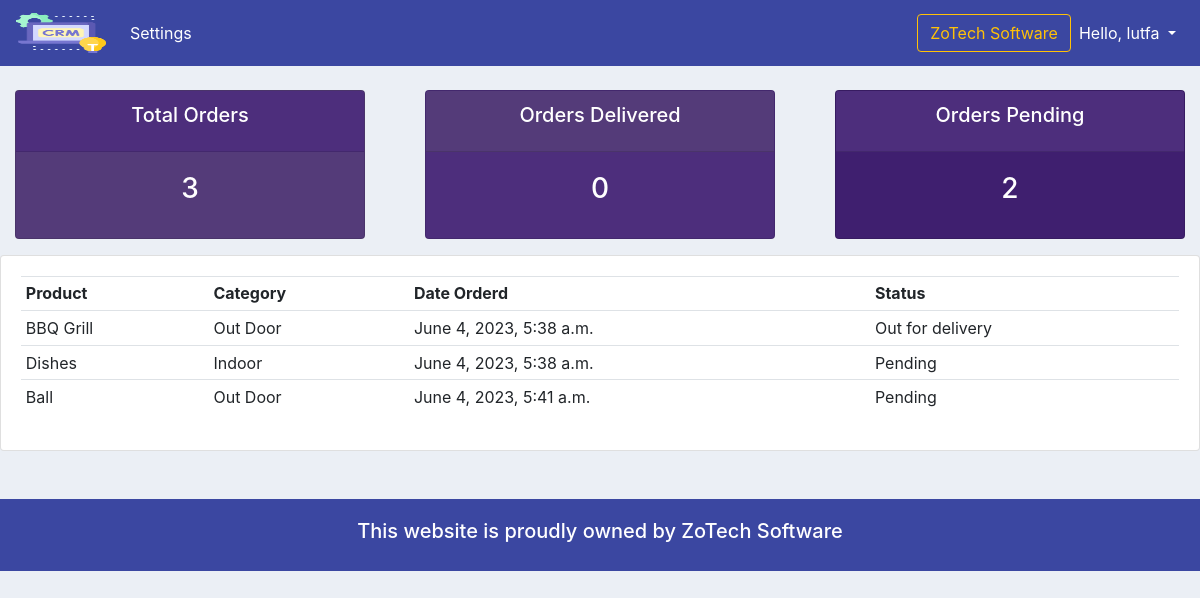
The page /user/ (signed in) on the database as committed earlier.
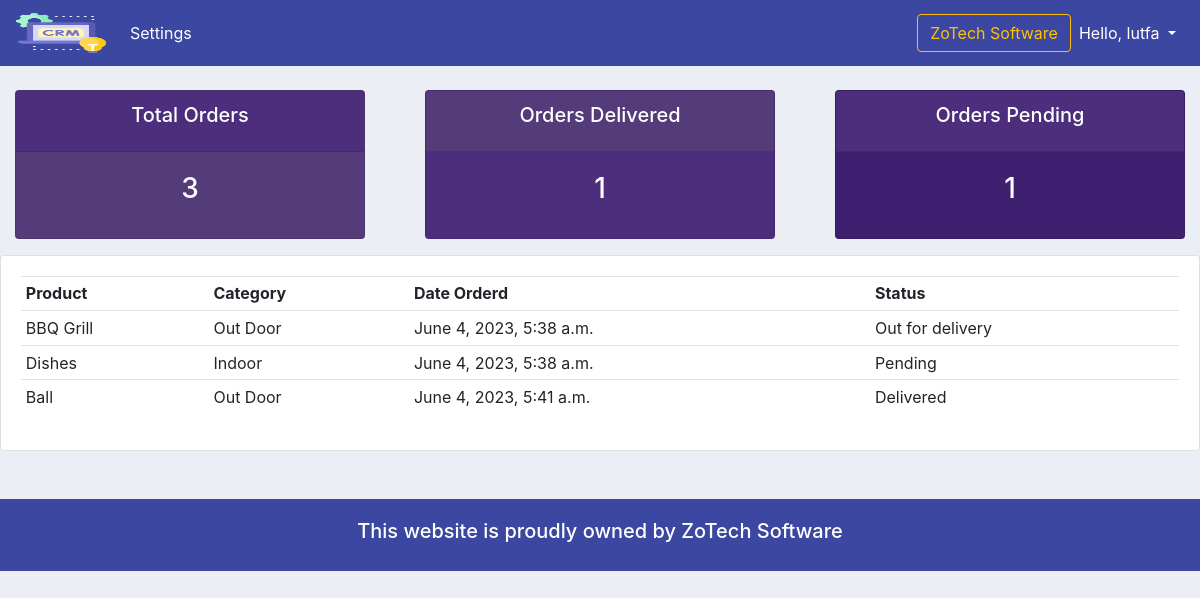
The same page on the database as committed later.
### accounts/models.py (models this page shows, shortened)
class Order(models.Model):
    STATUS = (
        ('Pending', 'Pending'),
        ('Out for delivery', 'Out for delivery'),
        ('Delivered', 'Delivered'),
    )
    customer = models.ForeignKey(Customer, null=True, on_delete=models.SET_NULL) # one to many relationships
    product = models.ForeignKey(Product, null=True, on_delete=models.SET_NULL) # one to many relationships
    date_created = models.DateTimeField(auto_now_add=True, null=True)
    status = models.CharField(max_length=200, null=True, choices=STATUS)
    note = models.CharField(max_length=1000, null=True) # for custom Search

class Product(models.Model):
    CATEGORY = (
        ('Indoor', 'Indoor'),
        ('Out Door', 'Out Door'),
    )
    name = models.CharField(max_length=200, null=True)
    price = models.FloatField(null=True)
    category = models.CharField(max_length=200, null=True, choices=CATEGORY)
    description = models.CharField(max_length=200, null=True, blank=True)
    date_created = models.DateTimeField(auto_now_add=True, null=True)
    tags = models.ManyToManyField(Tag) # Many to Many relationships
    def __str__(self):
        return self.name

### accounts/decorators.py (the view)
        def wrapper_func(request, *args, **kwargs):
            group = None
            if request.user.groups.exists():
                group = request.user.groups.all()[0].name # index it first one by [0]
            if group in allowed_roles:     # [] admin/staff/customer what ever it is.
                return view_func(request, *args, **kwargs)
            else:
                return HttpResponse('You are not authorized to view this page')

### accounts/views.py (called while the page is built)
@login_required(login_url='login')
@allowed_users(allowed_roles=['customer'])
def userPage(request):
    orders = request.user.customer.order_set.all()
    total_orders = orders.count()
    delivered = orders.filter(status='Delivered').count()
    pending = orders.filter(status='Pending').count()
    context = {'orders':orders, 'total_orders':total_orders, 'delivered':delivered, 'pending':pending}
    return render(request, 'accounts/user.html', context)

### accounts/templates/accounts/user.html
{% extends 'accounts/main.html' %}
{% block content %}
{% include 'accounts/status.html' %}
<div class="row">
	<div class="col-md">
		<div class="card card-body">
			<table class="table table-sm">
				<tr>
					<th>Product</th>
					<th>Category</th>
					<th>Date Orderd</th>
					<th>Status</th>
				</tr>
				{% for order in orders %}
					<tr>
						<td>{{ order.product }}</td>
						<td>{{ order.product.category }}</td>
						<td>{{ order.date_created }}</td>
						<td>{{ order.status }}</td>
					</tr>
				{% endfor %}
			</table>
		</div>
	</div>
</div>
{% endblock %}

Rows that differ between the two databases and show on the page:
changed Order "Ball": status "Pending" → "Delivered"
Other text that changed with them:
{{ delivered }}: "0" → "1"
{{ pending }}: "2" → "1"
